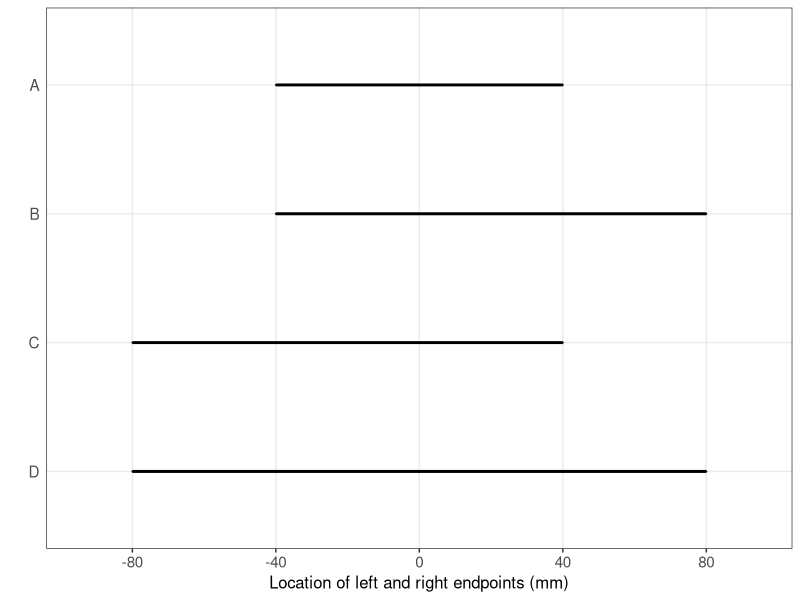
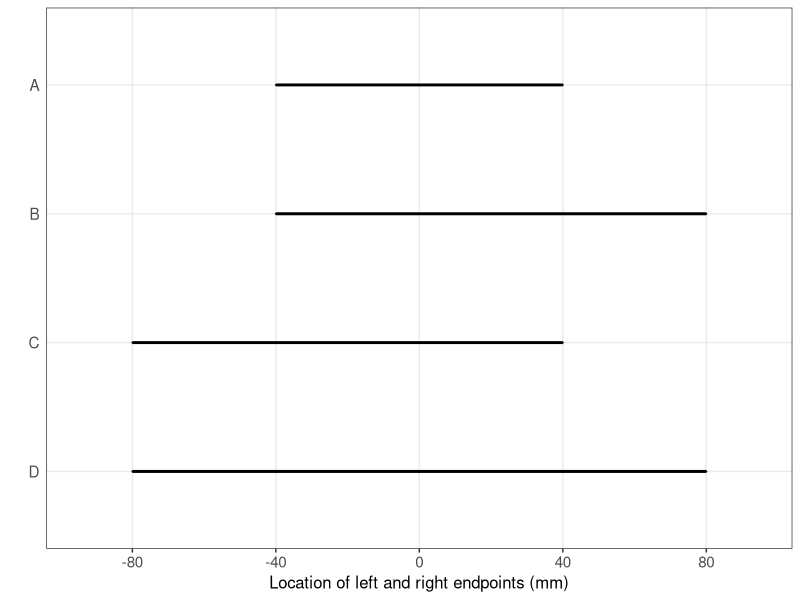

Reproduce these figures in R, in order.
## Making of FIG 1A for Mitchell, Ahmad Khan et al. RR manuscript
# presenting the 4 lines

library(ggplot2)

dat <- data.frame(LINE = c('A', 'B', 'C', 'D', 'A', 'B', 'C', 'D'), 
                  LOC = c(-40,-40,-80,-80, 40, 80, 40, 80))

dat$SIDE <- cut(dat$LOC, 2, c('left','right'))

dat$LINE <- factor(dat$LINE, level = c('D','C','B','A'))
dat$SIDE <- factor(dat$SIDE)
dat$LOC <- factor(dat$LOC)

ggplot(dat, aes(LOC, LINE)) +
  geom_point(size = 0) +
  geom_line(aes(group = LINE), size = 1) +
  scale_x_discrete(name = 'Location of left and right endpoints (mm)',
                   limits = c('-80','-40','0','40','80')) +
  scale_y_discrete(name = '') +
  theme_bw() +
  theme(axis.ticks.y = element_blank(),
        axis.text = element_text(size = 11),
        axis.title = element_text(size = 12))

sPath <- '/Users/alex/Dropbox/Publications/PIPTOT_RR/figures/'
setwd(sPath)
ggsave('Fig1A.png', plot = last_plot(), scale = 1, 
       width = 4, height = 3, dpi = 300)
